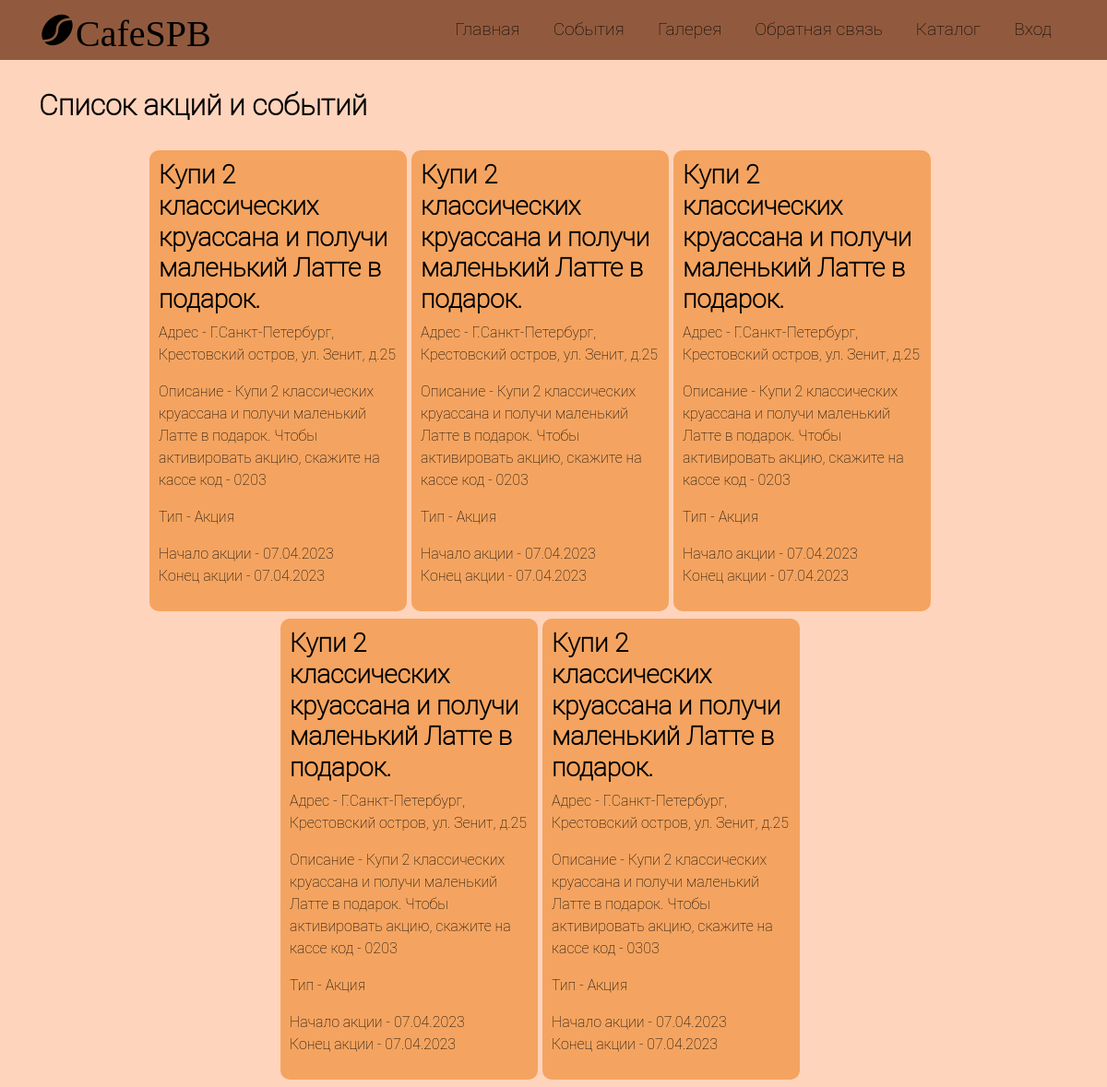
/lab4_Shitov/sobitia.php, run on the app's committed database.
### lab4_Shitov/sobitia.php (the view, shortened to what this page needs)
<!doctype html>
<html lang="en">
<head>
    <link href="https://cdn.jsdelivr.net/npm/bootstrap@5.3.0-alpha2/dist/css/bootstrap.min.css" rel="stylesheet">
    <link href='https://unpkg.com/boxicons@2.1.4/css/boxicons.min.css' rel='stylesheet'>
    <link href="assets/style/style.css" rel="stylesheet">
</head>
<body>
<?php
include "header.php";
?>
<div class="container">
    <div class="content row">
        <div class="main-content row justify-content-center col-md-12">
            <h2>Список акций и событий</h2>
            <?php
            $result = "Select *, Кафе.* from Событие INNER JOIN Кафе ON (Событие.id_кафе = Кафе.ID_кафе)";
            $result = mysqli_query($conn, $result) or die("Ошибка запроса Select". mysqli_error($conn));
            while ($row = mysqli_fetch_assoc($result))
            {
                $startDate = strtotime($row['Начало_акции']);
                $endDate = strtotime($row['Конец_акции']);
                $newStart = date('d.m.Y', $startDate);
                $newEnd = date('d.m.Y', $endDate);
                echo '<div class="cafe_text_sobit mb-2 col-12 col-md-3">';
                echo '<h3>' .$row['Название_события'].'</a></h3>';
                echo '<p>Адрес - '.$row['Адрес'].'</p>
                      <p>Описание - '.$row['Описание'].'</p>
                      <p>Тип - '.$row['Тип'].'</p>
                      <p>Начало акции - '.$newStart.'<br>Конец акции - '.$newEnd.'</p>';
                echo '</div>';
            }
            ?>
        </div>
    </div>
</div>
</body>
</html>

### lab4_Shitov/assets/style/style.css (style rules this page uses)
* { font-family: 'Roboto Thin', sans-serif; }
html, h1, h2, h3, h4, h5, h6 { color: black; }
body { background: rgba(255, 192, 156, 0.67); color: black; }
.main-content h2 { margin: 30px 0; color: black; }
.cafe_text_sobit { background: sandybrown; margin-right: 5px; border-radius: 10px; padding: 10px; }

### data on the page
событие: Название_события "Купи 2 классических круассана и получи маленький Латте в подарок.", id_кафе.Адрес "Г.Санкт-Петербург, Крестовский остров, ул. Зенит, д.25", Описание "Купи 2 классических круассана и получи маленький Латте в подарок. Чтобы активировать акцию, скажите на кассе код - 0203", Тип "Акция", Начало_акции "07.04.2023", Конец_акции "07.04.2023"
событие: Название_события "Купи 2 классических круассана и получи маленький Латте в подарок.", id_кафе.Адрес "Г.Санкт-Петербург, Крестовский остров, ул. Зенит, д.25", Описание "Купи 2 классических круассана и получи маленький Латте в подарок. Чтобы активировать акцию, скажите на кассе код - 0203", Тип "Акция", Начало_акции "07.04.2023", Конец_акции "07.04.2023"
событие: Название_события "Купи 2 классических круассана и получи маленький Латте в подарок.", id_кафе.Адрес "Г.Санкт-Петербург, Крестовский остров, ул. Зенит, д.25", Описание "Купи 2 классических круассана и получи маленький Латте в подарок. Чтобы активировать акцию, скажите на кассе код - 0203", Тип "Акция", Начало_акции "07.04.2023", Конец_акции "07.04.2023"
событие: Название_события "Купи 2 классических круассана и получи маленький Латте в подарок.", id_кафе.Адрес "Г.Санкт-Петербург, Крестовский остров, ул. Зенит, д.25", Описание "Купи 2 классических круассана и получи маленький Латте в подарок. Чтобы активировать акцию, скажите на кассе код - 0203", Тип "Акция", Начало_акции "07.04.2023", Конец_акции "07.04.2023"
событие: Название_события "Купи 2 классических круассана и получи маленький Латте в подарок.", id_кафе.Адрес "Г.Санкт-Петербург, Крестовский остров, ул. Зенит, д.25", Описание "Купи 2 классических круассана и получи маленький Латте в подарок. Чтобы активировать акцию, скажите на кассе код - 0303", Тип "Акция", Начало_акции "07.04.2023", Конец_акции "07.04.2023"
